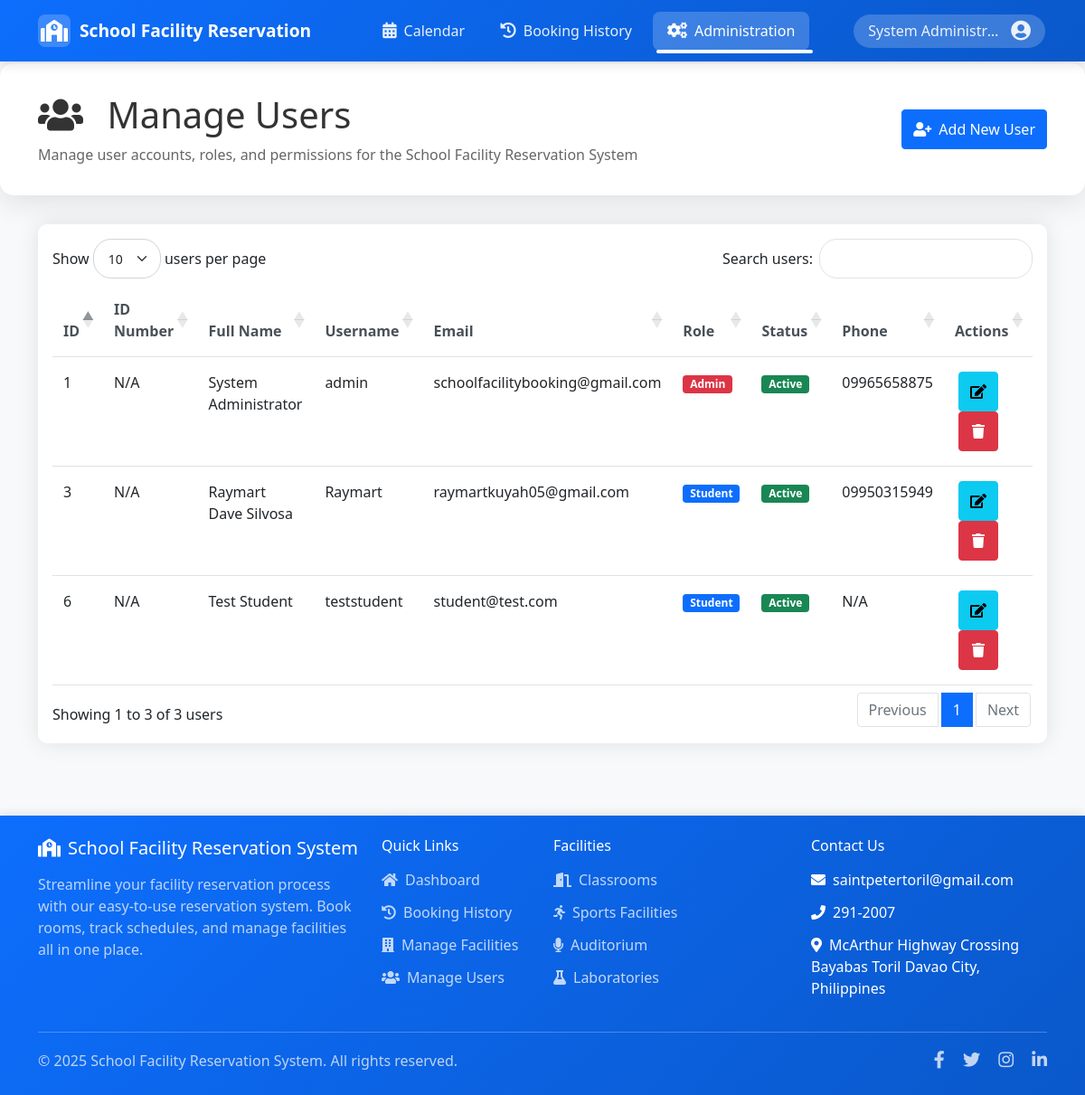
The page /manage_users.php (signed in) on the database its author committed.
### tables this page shows
CREATE TABLE `users` (
  `id` int(11) NOT NULL,
  `username` varchar(50) NOT NULL,
  `password` varchar(255) NOT NULL,
  `email` varchar(100) NOT NULL,
  `full_name` varchar(100) NOT NULL,
  `role` enum('admin','faculty','student') NOT NULL,
  `status` enum('active','inactive') DEFAULT 'active',
  `phone` varchar(20) DEFAULT NULL,
  `created_at` timestamp NOT NULL DEFAULT current_timestamp(),
  `updated_at` timestamp NOT NULL DEFAULT current_timestamp() ON UPDATE current_timestamp(),
  `department` varchar(100) DEFAULT NULL,
  `id_number` varchar(50) DEFAULT NULL
);

### manage_users.php (the view, shortened to what this page needs)
<?php
require_once 'config/database.php';
try {
    $stmt = $conn->query("SELECT * FROM users ORDER BY full_name ASC");
    $users = $stmt->fetchAll(PDO::FETCH_ASSOC);
} catch (Exception $e) {
    $_SESSION['error_message'] = "Database connection error: " . $e->getMessage();
    header('Location: index.php');
    exit;
}
?>
<!DOCTYPE html>
<html lang="en">
<head>
    <link href="https://cdn.jsdelivr.net/npm/bootstrap@5.1.3/dist/css/bootstrap.min.css" rel="stylesheet">
    <link rel="stylesheet" href="https://cdnjs.cloudflare.com/ajax/libs/font-awesome/5.15.4/css/all.min.css">
    <link rel="stylesheet" href="https://cdn.datatables.net/1.11.5/css/dataTables.bootstrap5.min.css">
</head>
<body>
    <?php require_once 'includes/navbar.php'; ?>
    <div class="page-header">
        <div class="container">
            <div class="row align-items-center">
                <div class="col-md-8">
                    <h1 class="mb-0">
                        <i class="fas fa-users me-3"></i>
                        Manage Users
                    </h1>
                    <p class="mb-0 mt-2 opacity-75">Manage user accounts, roles, and permissions for the School Facility Reservation System</p>
                </div>
                <div class="col-md-4 text-md-end">
                    <div class="d-flex justify-content-md-end">
                        <button type="button" class="btn btn-primary" data-bs-toggle="modal" data-bs-target="#addUserModal">
                            <i class="fas fa-user-plus me-2"></i>Add New User
                        </button>
                    </div>
                </div>
            </div>
        </div>
    </div>
    <div class="container">
        <div class="dashboard-container">
        <div class="card">
            <div class="card-body">
                <table class="table table-hover" id="usersTable">
                    <thead>
                        <tr>
                            <th>ID</th>
                            <th>ID Number</th>
                            <th>Full Name</th>
                            <th>Username</th>
                            <th>Email</th>
                            <th>Role</th>
                            <th>Status</th>
                            <th>Phone</th>
                            <th>Actions</th>
                        </tr>
                    </thead>
                    <tbody>
                        <?php foreach ($users as $user): ?>
                            <tr>
                                <td><?php echo $user['id']; ?></td>
                                <td><?php echo htmlspecialchars($user['id_number'] ?? 'N/A'); ?></td>
                                <td><?php echo htmlspecialchars($user['full_name']); ?></td>
                                <td><?php echo htmlspecialchars($user['username']); ?></td>
                                <td><?php echo htmlspecialchars($user['email']); ?></td>
                                <td>
                                    <span class="badge bg-<?php echo $user['role'] === 'admin' ? 'danger' : 'primary'; ?>">
                                        <?php echo ucfirst($user['role']); ?>
                                    </span>
                                </td>
                                <td>
                                    <?php if ($user['role'] === 'faculty' && $user['status'] === 'pending'): ?>
                                        <span class="badge bg-warning text-dark">Pending</span>
                                    <?php else: ?>
                                        <span class="badge bg-<?php echo ($user['status'] ?? 'active') === 'active' ? 'success' : 'danger'; ?>">
                                            <?php echo ucfirst($user['status'] ?? 'active'); ?>
                                        </span>
                                    <?php endif; ?>
                                </td>
                                <td><?php echo htmlspecialchars($user['phone'] ?? 'N/A'); ?></td>
                                <td>
                                    <?php if ($user['role'] === 'faculty' && $user['status'] === 'pending'): ?>
                                        <button type="button" class="btn btn-success btn-sm approve-user" data-id="<?php echo $user['id']; ?>" data-name="<?php echo htmlspecialchars($user['full_name']); ?>">
                                            <i class="fas fa-check"></i> Approve
                                        </button>
                                        <button type="button" class="btn btn-danger btn-sm reject-user" data-id="<?php echo $user['id']; ?>" data-name="<?php echo htmlspecialchars($user['full_name']); ?>">
                                            <i class="fas fa-times"></i> Reject
                                        </button>
                                    <?php else: ?>
                                        <button type="button" class="btn btn-action btn-info" onclick="editUser(<?php echo $user['id']; ?>)" title="Edit this user">
                                            <i class="fas fa-edit"></i>
                                        </button>
                                        <button type="button" class="btn btn-action btn-danger delete-user" data-id="<?php echo $user['id']; ?>" title="Delete this user">
                                            <i class="fas fa-trash"></i>
                                        </button>
                                    <?php endif; ?>
                                </td>
                            </tr>
                        <?php endforeach; ?>
                    </tbody>
                </table>
            </div>
        </div>
    </div>
    </div>
    <?php require_once 'includes/footer.php'; ?>
</body>
</html>

### manage_users.php (style rules this page uses)
body { background-color: #f8f9fa; min-height: 100vh; display: flex; flex-direction: column; }
.page-header { background: white; color: #333; padding: 2rem 0; margin-bottom: 2rem; border-radius: 15px; box-shadow: 0 8px 32px rgba(0, 0, 0, 0.1); border: 1px solid rgba(255, 255, 255, 0.2); backdrop-filter: blur(10px); position: relative; overflow: hidden; }
.page-header::before { content: ''; position: absolute; top: 0; left: 0; right: 0; height: 1px; background: linear-gradient(90deg, transparent, rgba(255, 255, 255, 0.8), transparent); }
.card { border: none; border-radius: 10px; box-shadow: 0 0px 25px rgba(0,0,0,0.1); margin-bottom: 5rem; }
.table th { font-weight: 600; color: #495057; border-top: none; }
.btn-action { padding: 0.25rem 0.5rem; margin: 0 0.25rem; }
@media (hover: none) { .btn, .form-control, .form-select { min-height: 44px; } }
@media (hover: none) { .table td, .table th { padding: 1rem 0.75rem; } }
@media (hover: none) { .btn-action { min-width: 44px; height: 44px; } }
.table-container, .btn-action, .modal-content { transition: all 0.3s ease-in-out; }

### includes/navbar.php (style rules this page uses)
body { padding-top: 70px; }

### rows shown on the page
users: id "3", id_number "N/A", full_name "Raymart Dave Silvosa", username "Raymart", email "raymartkuyah05@gmail.com", role "Student", status "Active", phone "09950315949"
users: id "1", id_number "N/A", full_name "System Administrator", username "admin", email "schoolfacilitybooking@gmail.com", role "Admin", status "Active", phone "09965658875"
users: id "6", id_number "N/A", full_name "Test Student", username "teststudent", email "student@test.com", role "Student", status "Active", phone "N/A"

### other values the page prints
$_SESSION['full_name'] "System Administr…"
